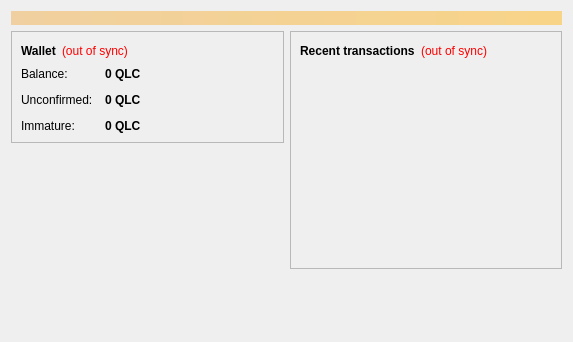
<?xml version="1.0" encoding="UTF-8"?>
<ui version="4.0">
 <class>OverviewPage</class>
 <widget class="QWidget" name="OverviewPage">
  <property name="geometry">
   <rect>
    <x>0</x>
    <y>0</y>
    <width>573</width>
    <height>342</height>
   </rect>
  </property>
  <property name="windowTitle">
   <string>Form</string>
  </property>
  <layout class="QVBoxLayout" name="topLayout">
   <item>
    <widget class="QLabel" name="labelAlerts">
     <property name="visible">
      <bool>false</bool>
     </property>
     <property name="styleSheet">
      <string notr="true">background-color: qlineargradient(x1: 0, y1: 0, x2: 1, y2: 0, stop:0 #F0D0A0, stop:1 #F8D488); color:#000000;</string>
     </property>
     <property name="wordWrap">
      <bool>true</bool>
     </property>
     <property name="margin">
      <number>3</number>
     </property>
    </widget>
   </item>
   <item>
    <layout class="QHBoxLayout" name="horizontalLayout" stretch="1,1">
     <item>
      <layout class="QVBoxLayout" name="verticalLayout_2">
       <item>
        <widget class="QFrame" name="frame">
         <property name="frameShape">
          <enum>QFrame::StyledPanel</enum>
         </property>
         <property name="frameShadow">
          <enum>QFrame::Raised</enum>
         </property>
         <layout class="QVBoxLayout" name="verticalLayout_4">
          <item>
           <layout class="QHBoxLayout" name="horizontalLayout_4">
            <item>
             <widget class="QLabel" name="label_5">
              <property name="font">
               <font>
                <weight>75</weight>
                <bold>true</bold>
               </font>
              </property>
              <property name="text">
               <string>Wallet</string>
              </property>
             </widget>
            </item>
            <item>
             <widget class="QLabel" name="labelWalletStatus">
              <property name="toolTip">
               <string>The displayed information may be out of date. Your wallet automatically synchronizes with the qlcoin network after a connection is established, but this process has not completed yet.</string>
              </property>
              <property name="styleSheet">
               <string notr="true">QLabel { color: red; }</string>
              </property>
              <property name="text">
               <string notr="true">(out of sync)</string>
              </property>
              <property name="alignment">
               <set>Qt::AlignLeading|Qt::AlignLeft|Qt::AlignVCenter</set>
              </property>
             </widget>
            </item>
            <item>
             <spacer name="horizontalSpacer_2">
              <property name="orientation">
               <enum>Qt::Horizontal</enum>
              </property>
              <property name="sizeHint" stdset="0">
               <size>
                <width>40</width>
                <height>20</height>
               </size>
              </property>
             </spacer>
            </item>
           </layout>
          </item>
          <item>
           <layout class="QFormLayout" name="formLayout_2">
            <property name="fieldGrowthPolicy">
             <enum>QFormLayout::AllNonFixedFieldsGrow</enum>
            </property>
            <property name="horizontalSpacing">
             <number>12</number>
            </property>
            <property name="verticalSpacing">
             <number>12</number>
            </property>
            <item row="0" column="0">
             <widget class="QLabel" name="label">
              <property name="text">
               <string>Balance:</string>
              </property>
             </widget>
            </item>
            <item row="0" column="1">
             <widget class="QLabel" name="labelBalance">
              <property name="font">
               <font>
                <weight>75</weight>
                <bold>true</bold>
               </font>
              </property>
              <property name="cursor">
               <cursorShape>IBeamCursor</cursorShape>
              </property>
              <property name="toolTip">
               <string>Your current balance</string>
              </property>
              <property name="text">
               <string notr="true">0 QLC</string>
              </property>
              <property name="textInteractionFlags">
               <set>Qt::LinksAccessibleByMouse|Qt::TextSelectableByKeyboard|Qt::TextSelectableByMouse</set>
              </property>
             </widget>
            </item>
            <item row="1" column="0">
             <widget class="QLabel" name="label_3">
              <property name="text">
               <string>Unconfirmed:</string>
              </property>
             </widget>
            </item>
            <item row="1" column="1">
             <widget class="QLabel" name="labelUnconfirmed">
              <property name="font">
               <font>
                <weight>75</weight>
                <bold>true</bold>
               </font>
              </property>
              <property name="cursor">
               <cursorShape>IBeamCursor</cursorShape>
              </property>
              <property name="toolTip">
               <string>Total of transactions that have yet to be confirmed, and do not yet count toward the current balance</string>
              </property>
              <property name="text">
               <string notr="true">0 QLC</string>
              </property>
              <property name="textInteractionFlags">
               <set>Qt::LinksAccessibleByMouse|Qt::TextSelectableByKeyboard|Qt::TextSelectableByMouse</set>
              </property>
             </widget>
            </item>
            <item row="2" column="0">
             <widget class="QLabel" name="labelImmatureText">
              <property name="text">
               <string>Immature:</string>
              </property>
             </widget>
            </item>
            <item row="2" column="1">
             <widget class="QLabel" name="labelImmature">
              <property name="font">
               <font>
                <weight>75</weight>
                <bold>true</bold>
               </font>
              </property>
              <property name="toolTip">
               <string>Mined balance that has not yet matured</string>
              </property>
              <property name="text">
               <string notr="true">0 QLC</string>
              </property>
              <property name="textInteractionFlags">
               <set>Qt::LinksAccessibleByMouse|Qt::TextSelectableByKeyboard|Qt::TextSelectableByMouse</set>
              </property>
             </widget>
            </item>
           </layout>
          </item>
         </layout>
        </widget>
       </item>
       <item>
        <widget class="QLabel" name="label_wallet_bgcoin">
         <property name="text">
          <string/>
         </property>
         <property name="pixmap">
          <pixmap resource="../bitcoin.qrc">:/images/wallet_bgcoin</pixmap>
         </property>
         <property name="scaledContents">
          <bool>false</bool>
         </property>
         <property name="alignment">
          <set>Qt::AlignCenter</set>
         </property>
         <property name="margin">
          <number>-2</number>
         </property>
        </widget>
       </item>
       <item>
        <spacer name="verticalSpacer">
         <property name="orientation">
          <enum>Qt::Vertical</enum>
         </property>
         <property name="sizeHint" stdset="0">
          <size>
           <width>20</width>
           <height>40</height>
          </size>
         </property>
        </spacer>
       </item>
      </layout>
     </item>
     <item>
      <layout class="QVBoxLayout" name="verticalLayout_3">
       <item>
        <widget class="QFrame" name="frame_2">
         <property name="frameShape">
          <enum>QFrame::StyledPanel</enum>
         </property>
         <property name="frameShadow">
          <enum>QFrame::Raised</enum>
         </property>
         <layout class="QVBoxLayout" name="verticalLayout">
          <item>
           <layout class="QHBoxLayout" name="horizontalLayout_2">
            <item>
             <widget class="QLabel" name="label_4">
              <property name="text">
               <string>&lt;b&gt;Recent transactions&lt;/b&gt;</string>
              </property>
             </widget>
            </item>
            <item>
             <widget class="QLabel" name="labelTransactionsStatus">
              <property name="toolTip">
               <string>The displayed information may be out of date. Your wallet automatically synchronizes with the qlcoin network after a connection is established, but this process has not completed yet.</string>
              </property>
              <property name="styleSheet">
               <string notr="true">QLabel { color: red; }</string>
              </property>
              <property name="text">
               <string notr="true">(out of sync)</string>
              </property>
              <property name="alignment">
               <set>Qt::AlignRight|Qt::AlignTrailing|Qt::AlignVCenter</set>
              </property>
             </widget>
            </item>
            <item>
             <spacer name="horizontalSpacer">
              <property name="orientation">
               <enum>Qt::Horizontal</enum>
              </property>
              <property name="sizeHint" stdset="0">
               <size>
                <width>40</width>
                <height>20</height>
               </size>
              </property>
             </spacer>
            </item>
           </layout>
          </item>
          <item>
           <widget class="QListView" name="listTransactions">
            <property name="styleSheet">
             <string notr="true">QListView { background: transparent; }</string>
            </property>
            <property name="frameShape">
             <enum>QFrame::NoFrame</enum>
            </property>
            <property name="verticalScrollBarPolicy">
             <enum>Qt::ScrollBarAlwaysOff</enum>
            </property>
            <property name="horizontalScrollBarPolicy">
             <enum>Qt::ScrollBarAlwaysOff</enum>
            </property>
            <property name="selectionMode">
             <enum>QAbstractItemView::NoSelection</enum>
            </property>
           </widget>
          </item>
         </layout>
        </widget>
       </item>
       <item>
        <spacer name="verticalSpacer_2">
         <property name="orientation">
          <enum>Qt::Vertical</enum>
         </property>
         <property name="sizeHint" stdset="0">
          <size>
           <width>20</width>
           <height>40</height>
          </size>
         </property>
        </spacer>
       </item>
      </layout>
     </item>
    </layout>
   </item>
  </layout>
 </widget>
 <resources>
  <include location="../bitcoin.qrc"/>
 </resources>
 <connections/>
</ui>
